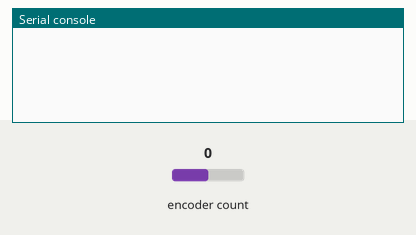
This program was run on a simulated Raspberry Pi Pico running CircuitPython. On the bench: the last lines printed to the serial console. The inputs (shaded band) are chosen by the test bench; at power-on: encoder count 0.

Above: at 1.2 s.
1.3 s: encoder count set to 1
At 1.8 s:
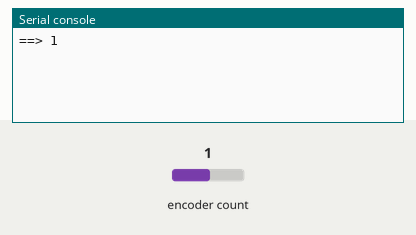
2.8 s: encoder count set to 0
At 4.1 s:
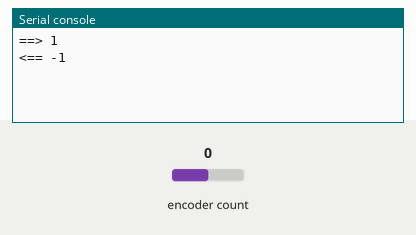

Measured:
- after the input at 1.3 s, the serial console: prints a new line at once (image 1)
- after the input at 2.8 s, the serial console: prints a new line at once (image 2)

The program:

test-rotary2.py
```python
import rotaryio
import board
#import time

encoder = rotaryio.IncrementalEncoder(board.GP18, board.GP19)
last_position = encoder.position

while True:
    position = encoder.position
    position_change = position - last_position

    if position_change > 0:
        print("==>", position_change)
    elif position_change < 0:
        print("<==", position_change)

    last_position = position

    #time.sleep(0.02)
```
